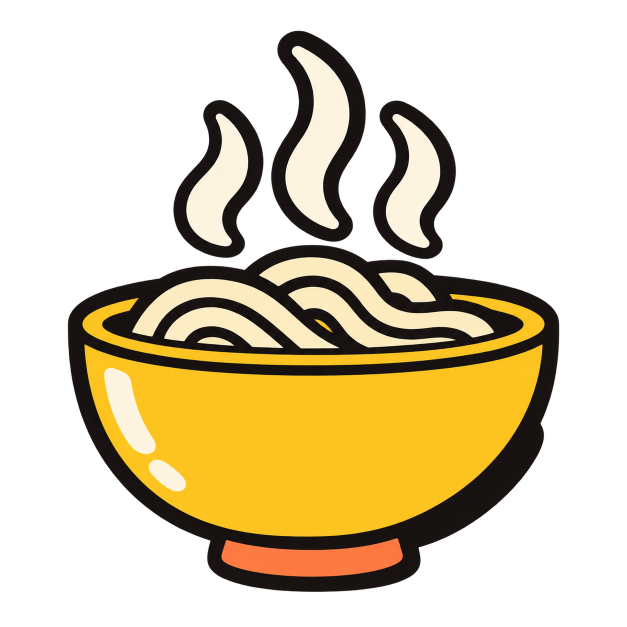
#> input picture asset/kedai-lahajia-kuning-gurih.png, 1254 x 1254 px (shown at 1/2 size)
$ python animate_logo.py
#> lines starting #> are read from the running program, lines starting #| are printed output that depends on the picture; after the words box and inside, x2 and y2 are one past the last pixel; in counts of white or black regions, pixels touching at a corner belong together
from PIL import Image
import numpy as np
import math
from pathlib import Path

root = Path(__file__).parent
source = Image.open(root / 'kedai-lahajia-kuning-gurih.png').convert('RGBA')
#> source is the input picture: PIL image 1254x1254 RGBA; mean R, G, B, A 67.1, 54.7, 25, 102.6
source.thumbnail((560,560), Image.Resampling.LANCZOS)
#> source: PIL image 560x560 RGBA
a = np.array(source)
mask = a[:,:,3] > 80
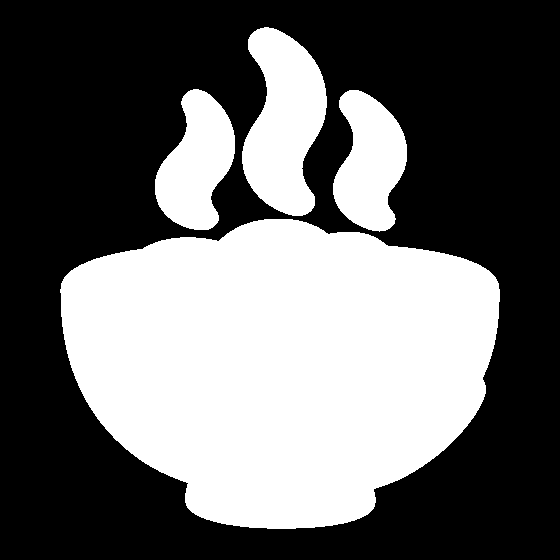
#> mask: shape (560, 560) bool; 40.6% white; 4 white regions, box (x1, y1, x2, y2) and area: (60, 219, 500, 529) 102147, (242, 27, 327, 216) 10790, (155, 89, 235, 230) 7222, (333, 90, 407, 232) 7150
seen = np.zeros(mask.shape, bool)
parts = []
for y,x in zip(*np.where(mask)):
    if seen[y,x]: continue
    stack=[(y,x)]; seen[y,x]=True; coords=[]
    while stack:
        yy,xx=stack.pop(); coords.append((yy,xx))
        for ny,nx in ((yy-1,xx),(yy+1,xx),(yy,xx-1),(yy,xx+1)):
            if 0<=ny<mask.shape[0] and 0<=nx<mask.shape[1] and mask[ny,nx] and not seen[ny,nx]:
                seen[ny,nx]=True; stack.append((ny,nx))
    if len(coords)>200: parts.append(coords)
#> this loop made 127309 passes
#> (y, x) on passes 1 to 3: (27, 264), (27, 265), (27, 266)
#> after the loop, parts = 4 items
layers=[]
for coords in parts:
    layer=np.zeros_like(a)
    yy,xx=np.array(coords).T
    # Include the anti-aliased fringe surrounding each connected component.
    region=Image.new('L',source.size)
    ra=np.array(region); ra[yy,xx]=255
    from PIL import ImageFilter
    region=Image.fromarray(ra).filter(ImageFilter.MaxFilter(5))
    layer=a.copy(); layer[:,:,3]=np.minimum(a[:,:,3],np.array(region))
    im=Image.fromarray(layer)
    box=im.getbbox()
    layers.append((im.crop(box),box))
#> this loop made 4 passes
#> box on passes 1 to 4: (240, 25, 329, 218), (153, 87, 237, 232), (331, 88, 409, 234), (58, 217, 502, 531)
#> pass 1, `im=Image.fromarray(layer)`:
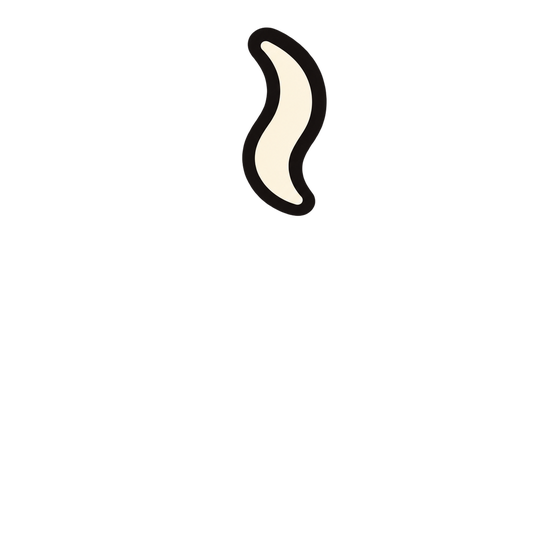
#> im: PIL image 560x560 RGBA; mean R, G, B, A 66.8, 54.5, 25, 8.6; transparent parts drawn white
#> after the loop:
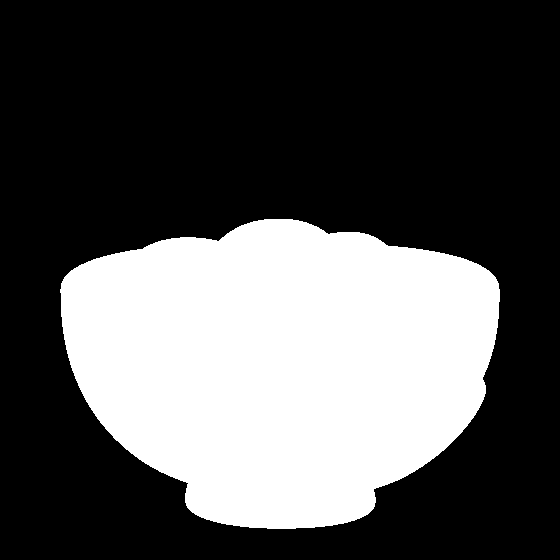
#> ra: shape (560, 560); 32.6% white; 1 white region, box (x1, y1, x2, y2) and area: (60, 219, 500, 529) 102147
#> after the loop, layers = 4 items
layers.sort(key=lambda p:p[1][0])
frames=[]
N=100
for i in range(N):
    t=2*math.pi*i/N
    frame=Image.new('RGBA',(600,600))
    bob=2*math.sin(t)
    for j,(im,box) in enumerate(layers):
        x,y=box[:2]
        if box[3] < source.height*.45:
            phase=t+j*1.4
            dx=4*math.sin(phase)
            dy=-5*math.sin(phase)+bob
            sx=1+.025*math.sin(phase+.4)
            sy=1+.035*math.sin(phase)
            tile=im.resize((round(im.width*sx),round(im.height*sy)),Image.Resampling.LANCZOS)
            x+=dx+(im.width-tile.width)/2
            y+=dy+(im.height-tile.height)/2
        else:
            tile=im; y+=bob
        frame.alpha_composite(tile,(round(x+20),round(y+20)))
    frames.append(frame)
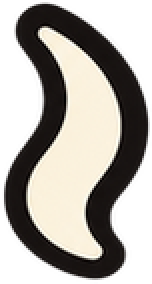
#> tile: PIL image 76x142 RGBA (shown 2 times larger); mean R, G, B, A 77.4, 73.4, 67.4, 157.7; transparent parts drawn white
#> after the loop, frames = 100 items
# Shared palette avoids color flicker. Reserve index 255 for transparency.
sheet=Image.new('RGB',(600*5,600), '#FFF8E7')
for k in range(5):
    f=frames[k*20]; sheet.paste(f,(600*k,0),f)
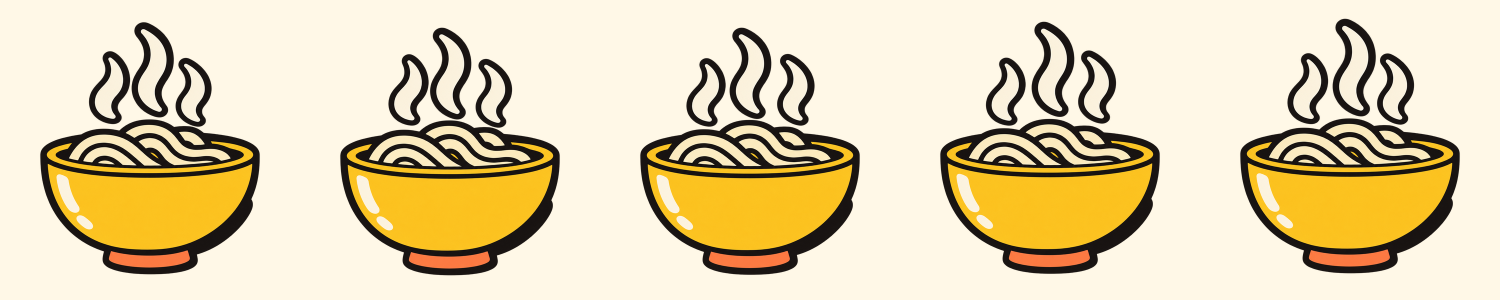
#> sheet: PIL image 3000x600 RGB (shown at 1/2 size); mean R, G, B 223.4, 208.2, 171.6
palette=sheet.quantize(colors=255,method=Image.Quantize.MEDIANCUT)
out=[]
for f in frames:
    rgb=Image.new('RGB',f.size,'#FFF8E7'); rgb.paste(f,mask=f.getchannel('A'))
    q=rgb.quantize(palette=palette,dither=Image.Dither.NONE)
    qa=np.array(q); qa[np.array(f.getchannel('A'))<128]=255
    q=Image.fromarray(qa,'P'); q.putpalette(palette.getpalette())
    q.info['transparency']=255
    out.append(q)
#> this loop made 100 passes
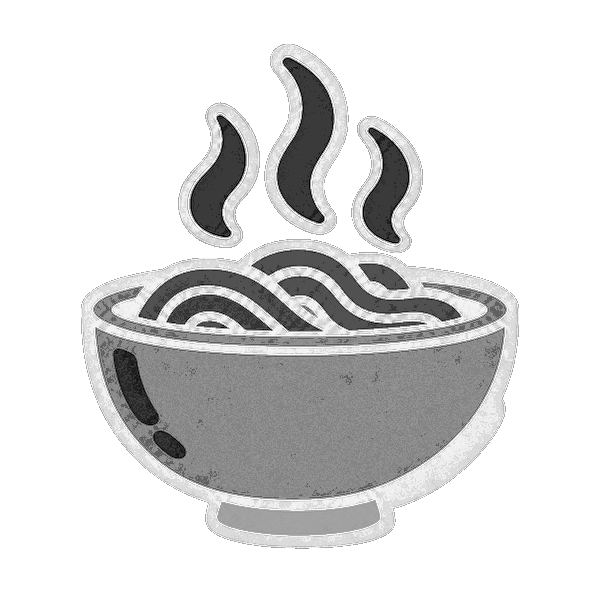
#> qa: shape (600, 600); min 0, max 255, mean 219.4
#> after the loop, out = 100 items; q.info = {'transparency': 255}
path=root/'kedai-lahajia-animated.gif'
out[0].save(path,save_all=True,append_images=out[1:],duration=40,loop=0,transparency=255,disposal=2,optimize=False)
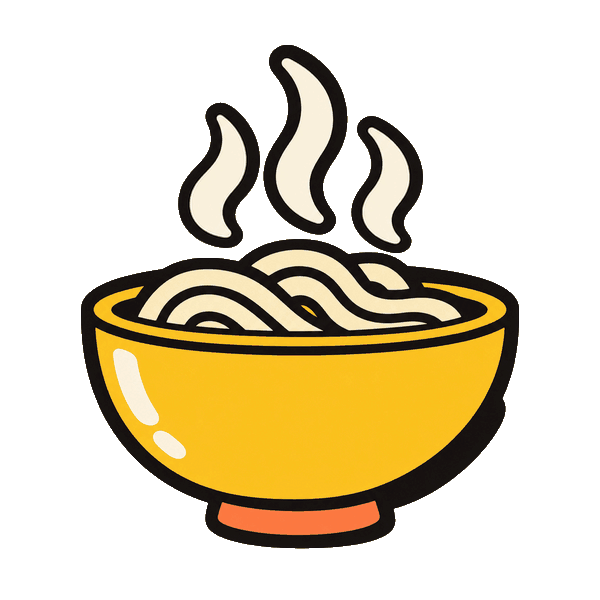
#> saved as kedai-lahajia-animated.gif: PIL image 600x600 P; mean R, G, B, A 58.2, 47.4, 21.9, 89.9; transparent parts drawn white
#> (the run stopped early here; a loop or call above may not have finished)
